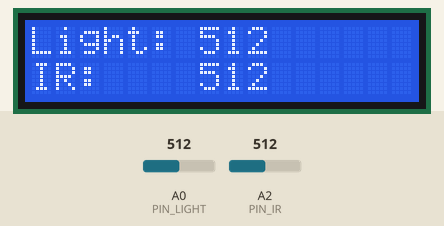
Recording of a sketch running on a simulated Arduino Uno, built with avr-gcc and run on an emulated ATmega328P. Parts: 16×2 character LCD. The inputs (shaded band) are chosen by the test bench; at power-on: A0 (PIN_LIGHT) = 512, A2 (PIN_IR) = 512. What the sketch prints to the serial monitor is not drawn.

Above: at 1.2 s.
1.3 s: A0 (PIN_LIGHT) set to 716
At 2.6 s:
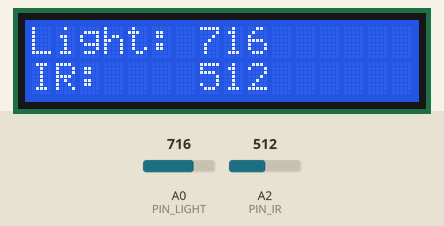
2.9 s: A2 (PIN_IR) set to 716
At 3.9 s:
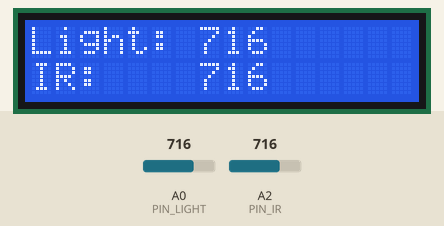
4.5 s: A0 (PIN_LIGHT) set to 900
At 5.2 s:
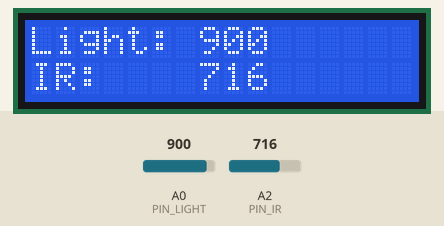
6.1 s: A2 (PIN_IR) set to 900
At 7.4 s:
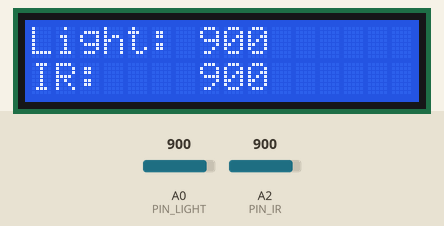
7.7 s: A0 (PIN_LIGHT) set to 1023
At 8.8 s:
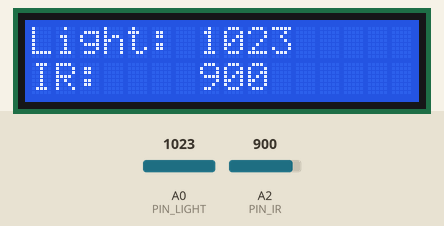
9.3 s: A2 (PIN_IR) set to 1023
At 10.0 s:
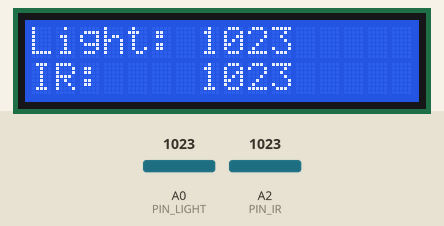
Timing chart, 0 to 11.9 s (numbered marks = the images above; inputs shaded):
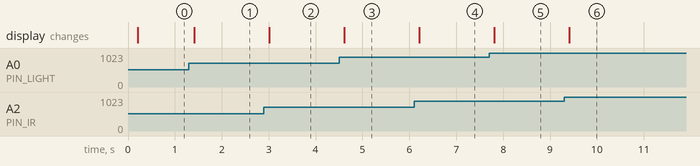

The sketch:

SmokeTest.ino
```cpp
// Flow step 1 in this folder: start here, then this file reads the sensor and display helpers each loop.

#include "Pins.h"
#include "LightSensor.h"
#include "IrSensor.h"
#include "Display.h"

const unsigned long REFRESH_MS = 200;
unsigned long lastRefresh = 0;

void setup() {
  Serial.begin(9600);
  while (!Serial) { ; }
  Serial.println();
  Serial.println(F("=== Project 3 Smoke Test ==="));
  Serial.println(F("Reading photoresistor (A0) and IR sensor (A2)."));
  Serial.println();

  initLight(PIN_LIGHT);
  initIr(PIN_IR);
  initDisplay();
}

void loop() {
  if (millis() - lastRefresh < REFRESH_MS) return;
  lastRefresh = millis();

  int lightVal = readLight(PIN_LIGHT);
  int irVal    = readIrRaw(PIN_IR);

  Serial.print(F("Light(A0)="));
  Serial.print(lightVal);
  Serial.print(F("\tIR(A2)="));
  Serial.println(irVal);

  printValueAt(7, 0, lightVal);
  printValueAt(7, 1, irVal);
}
```

Display.cpp
```cpp
// Flow step 7 in this folder: this is where the LCD actually gets updated with the sensor values.

#include "Display.h"
#include <Wire.h>
#include <LiquidCrystal_I2C.h>

static LiquidCrystal_I2C lcd(LCD_ADDR, 16, 2);

void initDisplay() {
  lcd.init();
  lcd.backlight();
  lcd.clear();

  lcd.setCursor(0, 0);
  lcd.print("Light:");
  lcd.setCursor(0, 1);
  lcd.print("IR:");
}

void printValueAt(byte col, byte row, int value) {
  char buf[6];
  snprintf(buf, sizeof(buf), "%-5d", value);
  lcd.setCursor(col, row);
  lcd.print(buf);
}
```

Display.h
```cpp
// Flow step 6 in this folder: this header declares the LCD functions used by SmokeTest.ino.

#ifndef DISPLAY_H
#define DISPLAY_H

#include <Arduino.h>

const byte LCD_ADDR = 0x27;

void initDisplay();
void printValueAt(byte col, byte row, int value);

#endif
```

IrSensor.cpp
```cpp
// Flow step 5 in this folder: this is the actual IR sensor read code.

#include "IrSensor.h"

void initIr(byte pin) {
  pinMode(pin, INPUT);
}

int readIrRaw(byte pin) {
  return analogRead(pin);
}
```

IrSensor.h
```cpp
// Flow step 4 in this folder: this header declares the IR sensor functions used by SmokeTest.ino.

#ifndef IR_SENSOR_H
#define IR_SENSOR_H

#include <Arduino.h>

void initIr(byte pin);
int  readIrRaw(byte pin);

#endif
```

LightSensor.cpp
```cpp
// Flow step 3 in this folder: this is the actual light sensor read code.

#include "LightSensor.h"

void initLight(byte pin) {
  pinMode(pin, INPUT);
}

int readLight(byte pin) {
  return analogRead(pin);
}
```

LightSensor.h
```cpp
// Flow step 2 in this folder: this header declares the light sensor functions used by SmokeTest.ino.

#ifndef LIGHT_SENSOR_H
#define LIGHT_SENSOR_H

#include <Arduino.h>

void initLight(byte pin);
int  readLight(byte pin);

#endif
```

Pins.h
```cpp
// Support file for this folder: the light and IR sensor pin numbers live here.

#ifndef PINS_H
#define PINS_H

#include <Arduino.h>

const byte PIN_LIGHT = A0;   // photoresistor (voltage divider)
const byte PIN_IR    = A2;   // IR distance sensor (analog out)

#endif
```

Measured:
- after the input at 1.3 s, the display: changes after 0.11 s (image 1)
- after the input at 2.9 s, the display: changes after 0.11 s (image 2)
- after the input at 4.5 s, the display: changes after 0.11 s (image 3)
- after the input at 6.1 s, the display: changes after 0.11 s (image 4)
- after the input at 7.7 s, the display: changes after 0.11 s (image 5)
- after the input at 9.3 s, the display: changes after 0.11 s (image 6)
